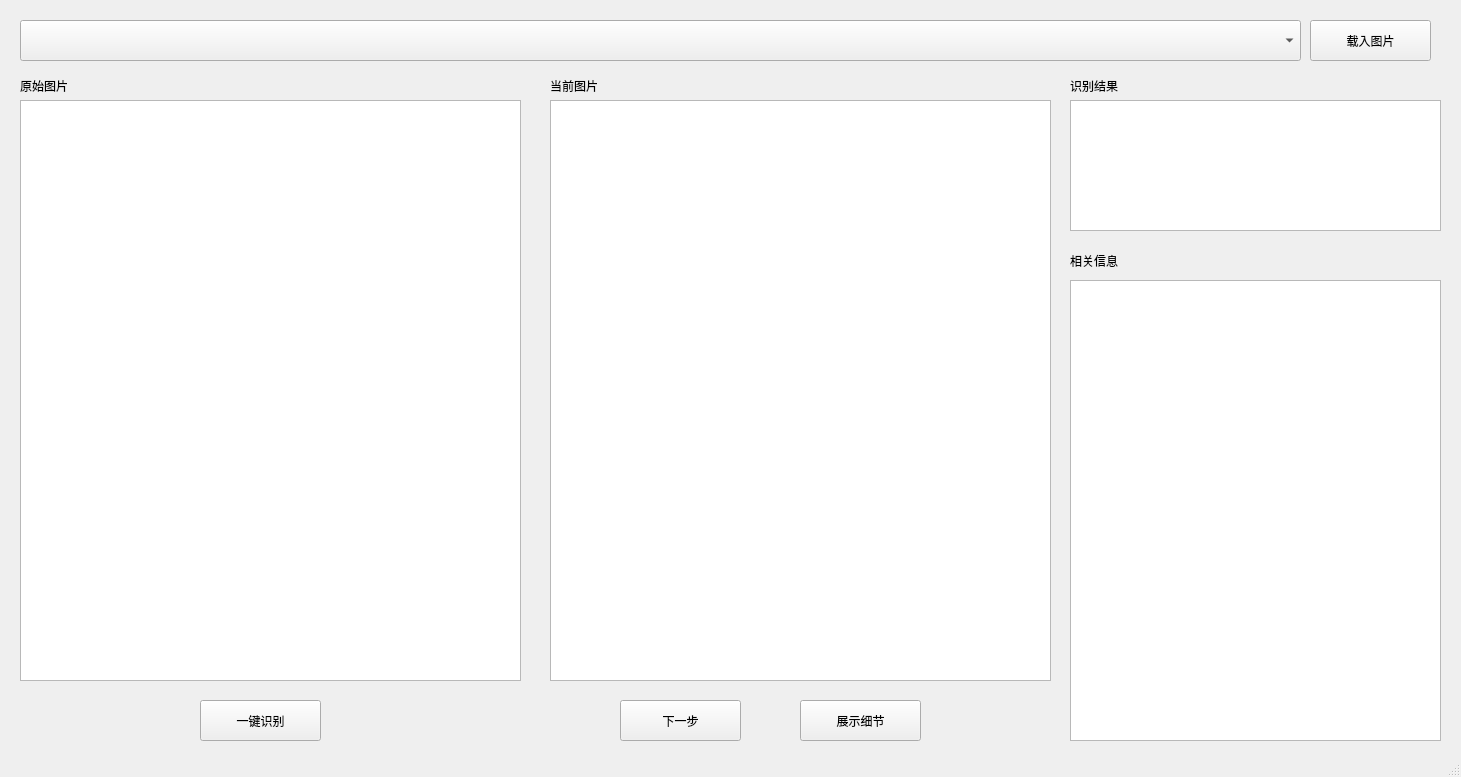
<?xml version="1.0" encoding="UTF-8"?>
<ui version="4.0">
 <class>LRP</class>
 <widget class="QMainWindow" name="LRP">
  <property name="geometry">
   <rect>
    <x>0</x>
    <y>0</y>
    <width>1461</width>
    <height>777</height>
   </rect>
  </property>
  <property name="windowTitle">
   <string>MainWindow</string>
  </property>
  <widget class="QWidget" name="centralwidget">
   <widget class="QPushButton" name="LoadImg">
    <property name="geometry">
     <rect>
      <x>1310</x>
      <y>20</y>
      <width>121</width>
      <height>41</height>
     </rect>
    </property>
    <property name="text">
     <string>载入图片</string>
    </property>
   </widget>
   <widget class="QPushButton" name="directReconize">
    <property name="geometry">
     <rect>
      <x>200</x>
      <y>700</y>
      <width>121</width>
      <height>41</height>
     </rect>
    </property>
    <property name="text">
     <string>一键识别</string>
    </property>
   </widget>
   <widget class="QPushButton" name="nextStep">
    <property name="geometry">
     <rect>
      <x>620</x>
      <y>700</y>
      <width>121</width>
      <height>41</height>
     </rect>
    </property>
    <property name="text">
     <string>下一步</string>
    </property>
   </widget>
   <widget class="QPushButton" name="showDetail">
    <property name="geometry">
     <rect>
      <x>800</x>
      <y>700</y>
      <width>121</width>
      <height>41</height>
     </rect>
    </property>
    <property name="text">
     <string>展示细节</string>
    </property>
   </widget>
   <widget class="QComboBox" name="Path">
    <property name="geometry">
     <rect>
      <x>20</x>
      <y>20</y>
      <width>1281</width>
      <height>41</height>
     </rect>
    </property>
   </widget>
   <widget class="QGraphicsView" name="currentImg">
    <property name="geometry">
     <rect>
      <x>550</x>
      <y>100</y>
      <width>501</width>
      <height>581</height>
     </rect>
    </property>
   </widget>
   <widget class="QTextBrowser" name="message">
    <property name="geometry">
     <rect>
      <x>1070</x>
      <y>280</y>
      <width>371</width>
      <height>461</height>
     </rect>
    </property>
   </widget>
   <widget class="QGraphicsView" name="originImg">
    <property name="geometry">
     <rect>
      <x>20</x>
      <y>100</y>
      <width>501</width>
      <height>581</height>
     </rect>
    </property>
   </widget>
   <widget class="QLabel" name="label">
    <property name="geometry">
     <rect>
      <x>20</x>
      <y>70</y>
      <width>111</width>
      <height>31</height>
     </rect>
    </property>
    <property name="text">
     <string>原始图片</string>
    </property>
   </widget>
   <widget class="QLabel" name="label_2">
    <property name="geometry">
     <rect>
      <x>550</x>
      <y>70</y>
      <width>111</width>
      <height>31</height>
     </rect>
    </property>
    <property name="text">
     <string>当前图片</string>
    </property>
   </widget>
   <widget class="QTextBrowser" name="result">
    <property name="geometry">
     <rect>
      <x>1070</x>
      <y>100</y>
      <width>371</width>
      <height>131</height>
     </rect>
    </property>
   </widget>
   <widget class="QLabel" name="label_3">
    <property name="geometry">
     <rect>
      <x>1070</x>
      <y>70</y>
      <width>81</width>
      <height>31</height>
     </rect>
    </property>
    <property name="text">
     <string>识别结果</string>
    </property>
   </widget>
   <widget class="QLabel" name="label_4">
    <property name="geometry">
     <rect>
      <x>1070</x>
      <y>240</y>
      <width>111</width>
      <height>41</height>
     </rect>
    </property>
    <property name="text">
     <string>相关信息</string>
    </property>
   </widget>
   <zorder>directReconize</zorder>
   <zorder>nextStep</zorder>
   <zorder>showDetail</zorder>
   <zorder>Path</zorder>
   <zorder>currentImg</zorder>
   <zorder>message</zorder>
   <zorder>originImg</zorder>
   <zorder>label</zorder>
   <zorder>label_2</zorder>
   <zorder>result</zorder>
   <zorder>label_3</zorder>
   <zorder>label_4</zorder>
   <zorder>LoadImg</zorder>
  </widget>
  <widget class="QMenuBar" name="menubar">
   <property name="geometry">
    <rect>
     <x>0</x>
     <y>0</y>
     <width>1461</width>
     <height>18</height>
    </rect>
   </property>
  </widget>
  <widget class="QStatusBar" name="statusbar"/>
 </widget>
 <layoutdefault spacing="4" margin="6"/>
 <resources/>
 <connections>
  <connection>
   <sender>LoadImg</sender>
   <signal>clicked()</signal>
   <receiver>LoadImg</receiver>
   <slot>update()</slot>
   <hints>
    <hint type="sourcelabel">
     <x>1343</x>
     <y>58</y>
    </hint>
    <hint type="destinationlabel">
     <x>1361</x>
     <y>74</y>
    </hint>
   </hints>
  </connection>
  <connection>
   <sender>directReconize</sender>
   <signal>clicked()</signal>
   <receiver>directReconize</receiver>
   <slot>update()</slot>
   <hints>
    <hint type="sourcelabel">
     <x>304</x>
     <y>741</y>
    </hint>
    <hint type="destinationlabel">
     <x>313</x>
     <y>730</y>
    </hint>
   </hints>
  </connection>
  <connection>
   <sender>nextStep</sender>
   <signal>clicked()</signal>
   <receiver>nextStep</receiver>
   <slot>update()</slot>
   <hints>
    <hint type="sourcelabel">
     <x>730</x>
     <y>745</y>
    </hint>
    <hint type="destinationlabel">
     <x>729</x>
     <y>728</y>
    </hint>
   </hints>
  </connection>
  <connection>
   <sender>showDetail</sender>
   <signal>clicked()</signal>
   <receiver>showDetail</receiver>
   <slot>update()</slot>
   <hints>
    <hint type="sourcelabel">
     <x>918</x>
     <y>745</y>
    </hint>
    <hint type="destinationlabel">
     <x>909</x>
     <y>721</y>
    </hint>
   </hints>
  </connection>
 </connections>
 <designerdata>
  <property name="gridDeltaX">
   <number>10</number>
  </property>
  <property name="gridDeltaY">
   <number>10</number>
  </property>
  <property name="gridSnapX">
   <bool>true</bool>
  </property>
  <property name="gridSnapY">
   <bool>true</bool>
  </property>
  <property name="gridVisible">
   <bool>true</bool>
  </property>
 </designerdata>
 <slots>
  <signal>load()</signal>
 </slots>
</ui>
